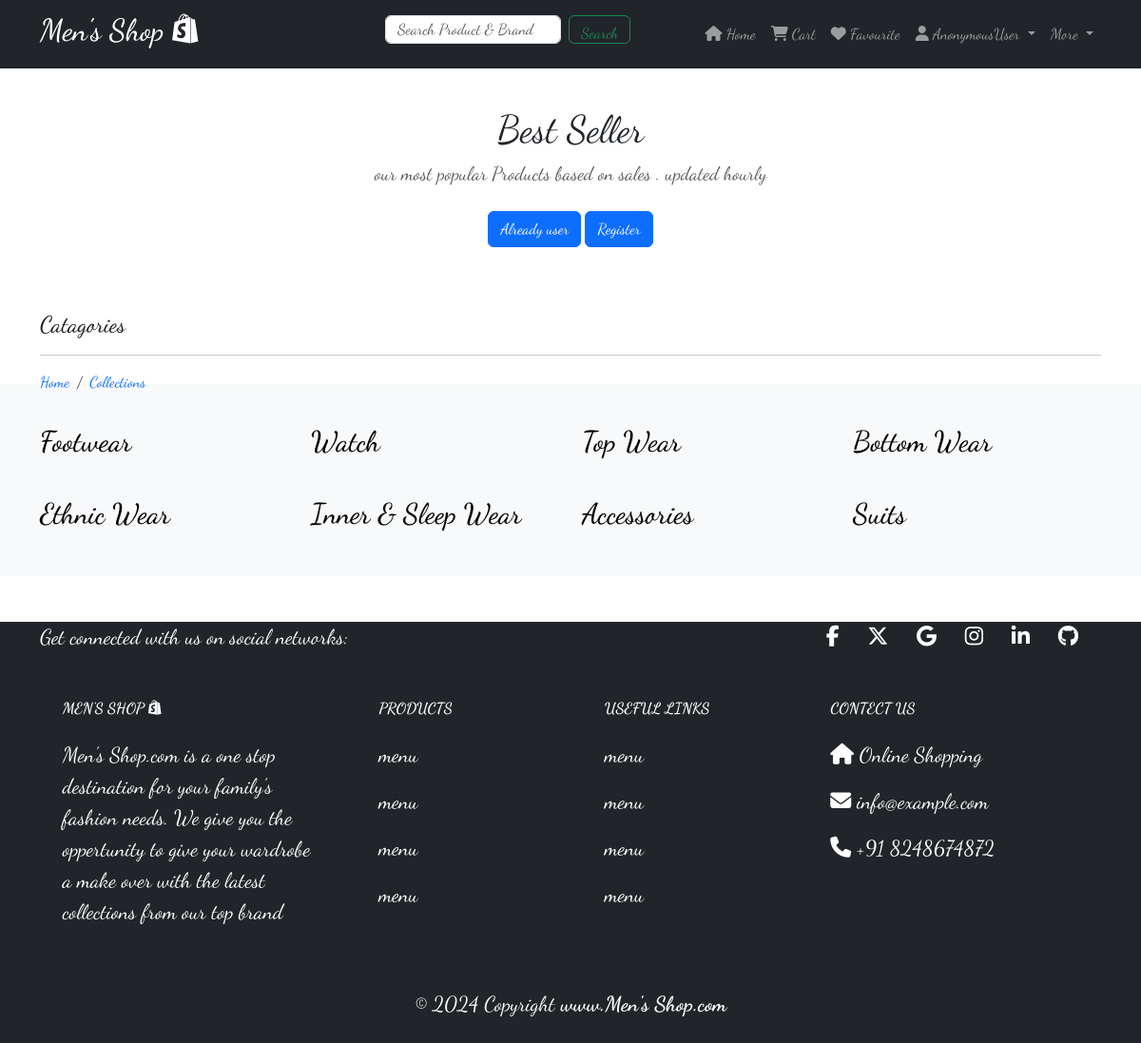
Page /collection on the committed database.
### shop/models.py (models this page shows, shortened)
class catagory(models.Model):
    name=models.CharField(max_length=150,null=False,blank=False)
    status=models.BooleanField(default=False,help_text="0-show,1-hidden")
    created_at=models.DateTimeField(auto_now_add=True)

### shop/views.py (the view)
# urls.py: path('collection',views.collection,name="collection"),
def collection(request):
    Catagory=catagory.objects.filter(status=0)
    return render(request,'shop/collection.html',{"Catagory":Catagory})

### shop/Templates/shop/collection.html (shortened to what this page needs)
{% extends 'shop/layout/main.html' %}
{% block content %}
<section class="py=5 text=center container text-center p-4" style="margin-top: 40px;">
    <div class="row py-lg-5" >
        <div class="col-lg-6 col-md-8 mx-auto">
            <h1 class="fw-light">Best Seller</h1>
            <p class="lead text-muted">our most popular Products based on sales . updated hourly</p>
            <p>
                <a href="#" class="btn btn-primary my-2">Already user</a>
                <a href="#" class="btn btn-primary my-2">Register</a>
            </p>
        </div>
    </div>
</section>
<section class="bg-light py-4 my-5">
    <div class="container" style="margin-top: -100px;">
        <div class="row">
            <div class="col-12">
                <h4 class="mb-3">Catagories</h4>
                <hr style="background-color: #b8bfc2;">
                <nav aria-label="breadcrumb">
                    <ol class="breadcrumb">
                      <li class="breadcrumb-item"><a href="{% url 'home' %}">Home</a></li>
                      <li class="breadcrumb-item active" aria-current="page"><a href="{% url 'collection' %}">Collections</a></li>
                    </ol>
                </nav>
            </div>
            {% for item in Catagory %}
            <div class="col-md-3 col-lg-4 col-xl-3 mb-4">
            <div class="row mt-3">
                <a href="{% url 'collection' item.name %}">
                    <h5 class="card-title " style="color: black; font-size: 30px;">{{item.name}}</h5>
                </a>
            </div>
            </div>
            {% endfor %}
        </div>
    </div>
</section>
{% endblock content %}

### static/css/style.css (style rules this page uses)
html { font-size: 16px; }
body { font-family: "Dancing Script", cursive; }
a { text-decoration: none; }

### rows in the picture
catagory: name "Footwear"
catagory: name "Watch"
catagory: name "Top Wear"
catagory: name "Bottom Wear"
catagory: name "Ethnic Wear"
catagory: name "Inner & Sleep Wear"
catagory: name "Accessories"
catagory: name "Suits"

### other values in the picture
{{ request.user }} "AnonymousUser"
